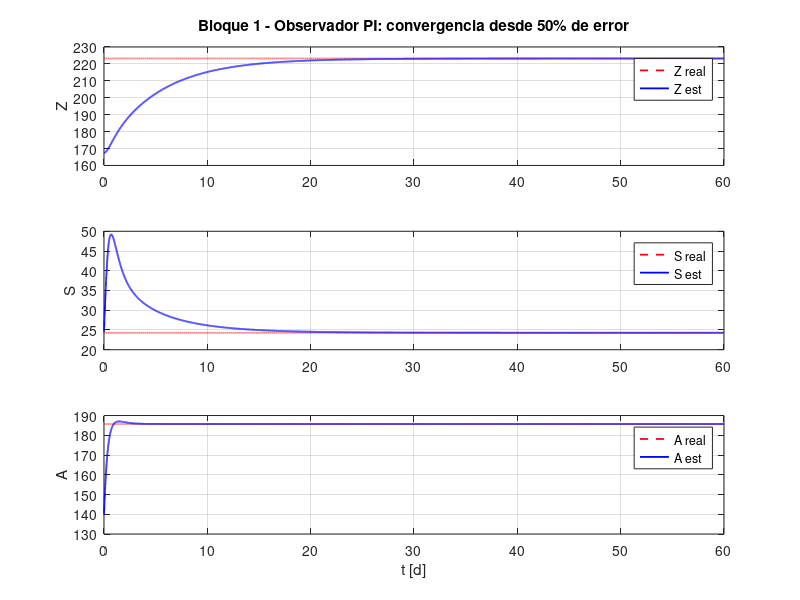

The MATLAB source for this figure:

%  BLOQUE 1 - OBSERVADOR PI DE TASA  (validacion aislada)
clear; clc;

%% Parametros del modelo 
alpha  = 0.16;      % fraccion de biomasa en fase liquida
mu_max = 0.38;      % tasa maxima de crecimiento [1/d]
kS     = 24.0;      % constante de semisaturacion [g/L]
k      = 3.80;      % coef. de rendimiento de acetato
Ain    = 50.0;      % acetato de entrada (nominal) [mmol/L]
tau    = 5.76/(60*24);   % paso de muestreo [d]  (5.76 min)

%% Punto de operacion OPTIMO del paper 
Sin  = 60.0;        % sustrato de entrada nominal [g/L]
Dop  = (mu_max/alpha)*(1 - sqrt(k*kS/(Ain + k*(kS+Sin))));  % dilucion optima
S_eq = alpha*kS*Dop/(mu_max - alpha*Dop);     % sustrato en el optimo
mu_eq= mu_max*S_eq/(kS+S_eq);                 % tasa de crecimiento en el optimo
Z_eq = (Sin - S_eq)/alpha;                    % biomasa en el optimo
A_eq = Ain + k*(Sin - S_eq);                  % acetato en el optimo
fprintf('Punto optimo:  Dop=%.4f  S*=%.3f  Z*=%.3f  A*=%.3f\n', Dop,S_eq,Z_eq,A_eq);

%% Ganancias del observador PI (ubicacion de polos) 
%  Se ubican los polos del error en p1, p2:
p1 = -1.5;  p2 = -2.5;
l1 = -(p1+p2) - Dop;      % gana la correccion proporcional sobre A_hat
l2 =  p1*p2 / k;          % gana la parte integral que estima phi
fprintf('Ganancias PI:  l1=%.4f  l2=%.4f\n\n', l1, l2);

%% Configuracion de la simulacion
Tfin = 60;  N = round(Tfin/tau);  t = (0:N-1)*tau;
D    = Dop;                 % dilucion fija en el optimo (lazo abierto)
Smax = 100.0;               % S fisico no supera el Sin maximo de operacion

% Estado REAL de la planta: arranca en el equilibrio
Z = Z_eq;  S = S_eq;  A = A_eq;
% Estado del OBSERVADOR: arranca con 50% de error
A_hat   = 0.75*A_eq;
phi_hat = 0.75*mu_eq*Z_eq;
Z_hat   = 0.75*Z_eq;

% Buffers para graficar
LOG_Z=zeros(1,N); LOG_Zh=zeros(1,N);
LOG_S=zeros(1,N); LOG_Sh=zeros(1,N);
LOG_A=zeros(1,N); LOG_Ah=zeros(1,N);

%%  Lazo 
for i = 1:N
    %  PLANTA real (un paso de Euler) 
    mu = mu_max*S/(kS+S);
    Z = Z + tau*((mu - alpha*D)*Z);
    S = S + tau*((Sin - S)*D - mu*Z);
    A = A + tau*((Ain - A)*D + k*mu*Z);

    %  OBSERVADOR PI (un paso) 
    e       = A - A_hat;                                   % error de acetato
    A_hat   = A_hat   + tau*((Ain - A_hat)*D + k*phi_hat + l1*e);  % P: corrige A_hat
    phi_hat = phi_hat + tau*(l2*e);                        % I: estima la tasa phi
    Z_hat   = Z_hat   + tau*(phi_hat - alpha*D*Z_hat);     % biomasa desde la tasa
    mu_hat  = min(phi_hat/max(Z_hat,1e-6), 0.999*mu_max);  % tasa de crecimiento
    S_hat   = kS*mu_hat/(mu_max - mu_hat);                 % sustrato (inversion Monod)
    S_hat   = min(max(S_hat,0.0), Smax);                   % clamp fisico (evita el pico)

    %  Registro 
    LOG_Z(i)=Z;  LOG_Zh(i)=Z_hat;
    LOG_S(i)=S;  LOG_Sh(i)=S_hat;
    LOG_A(i)=A;  LOG_Ah(i)=A_hat;
end

%%  Validacion: tiempo de convergencia (banda 2%) 
idxZ = find(abs(LOG_Zh-LOG_Z)./abs(LOG_Z) > 0.02, 1, 'last');
idxS = find(abs(LOG_Sh-LOG_S)./abs(LOG_S) > 0.02, 1, 'last');
tZ = (isempty(idxZ))*0 + (~isempty(idxZ))*t(max(idxZ,1));
tS = (isempty(idxS))*0 + (~isempty(idxS))*t(max(idxS,1));
fprintf('Convergencia (banda 2%%):  Z en %.1f d   S en %.1f d\n', tZ, tS);
fprintf('Error final:  Z = %.3f%%   S = %.3f%%\n', ...
        100*abs(LOG_Zh(end)-LOG_Z(end))/LOG_Z(end), ...
        100*abs(LOG_Sh(end)-LOG_S(end))/LOG_S(end));
%%  Graficas 
figure('Color','w','Name','Bloque 1 - Observador PI');
subplot(3,1,1);
plot(t,LOG_Z,'r--','LineWidth',1.3); hold on; plot(t,LOG_Zh,'b-','LineWidth',1.3);
grid on; ylabel('Z'); legend('Z real','Z est','Location','best');
title('Bloque 1 - Observador PI: convergencia desde 50% de error');
subplot(3,1,2);
plot(t,LOG_S,'r--','LineWidth',1.3); hold on; plot(t,LOG_Sh,'b-','LineWidth',1.3);
grid on; ylabel('S'); legend('S real','S est','Location','best');
subplot(3,1,3);
plot(t,LOG_A,'r--','LineWidth',1.3); hold on; plot(t,LOG_Ah,'b-','LineWidth',1.3);
grid on; ylabel('A'); xlabel('t [d]'); legend('A real','A est','Location','best');
